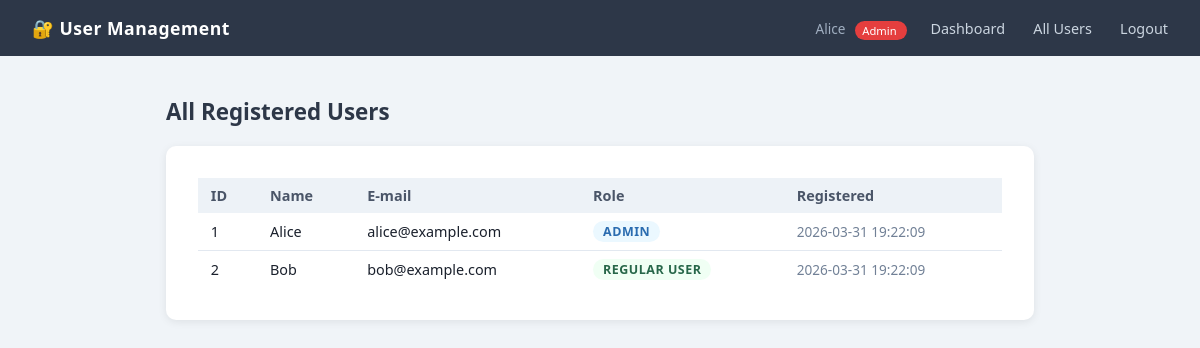
/?action=users (signed in), run on the app's committed database.
### tables this page shows
CREATE TABLE users (
                id       INTEGER PRIMARY KEY AUTOINCREMENT,
                name     TEXT    NOT NULL,
                email    TEXT    NOT NULL UNIQUE,
                password TEXT    NOT NULL,
                role     TEXT    NOT NULL DEFAULT 'Regular User',
                created  TEXT    NOT NULL DEFAULT (datetime('now'))
            );

### autoload.php (called while the page is built, shortened)
<?php
spl_autoload_register(function (string $class): void {
    $file = __DIR__ . '/' . str_replace('\\', DIRECTORY_SEPARATOR, $class) . '.php';
});

### App/Services/DatabaseService.php (called while the page is built, shortened)
<?php
class DatabaseService {
    private static ?\PDO $pdo = null;
    public static function getConnection(): \PDO {
        if (self::$pdo === null) {
            $dbPath = __DIR__ . '/../../database/users.db';
            $dbDir  = dirname($dbPath);
            self::$pdo = new \PDO('sqlite:' . $dbPath);
            self::$pdo->setAttribute(\PDO::ATTR_ERRMODE, \PDO::ERRMODE_EXCEPTION);
            self::$pdo->setAttribute(\PDO::ATTR_DEFAULT_FETCH_MODE, \PDO::FETCH_ASSOC);
        }
        return self::$pdo;
    }
}

### App/Services/AuthService.php (called while the page is built, shortened)
<?php
class AuthService {
    public function isLoggedIn(): bool {
        return !empty($_SESSION['user_id']);
    }
}

### App/Services/UserRepository.php (called while the page is built, shortened)
<?php
class UserRepository {
    private \PDO $pdo;
    public function __construct() {
        $this->pdo = DatabaseService::getConnection();
    }
    public function findAll(): array {
        return $this->pdo->query('SELECT id, name, email, role, created FROM users ORDER BY id')->fetchAll();
    }
}

### index.php (the view, shortened to what this page needs)
<?php
require_once __DIR__ . '/autoload.php';
$auth  = new AuthService();
$repo  = new UserRepository();
$error = '';
$success = '';
$action = $_POST['action'] ?? $_GET['action'] ?? '';
$loggedIn = $auth->isLoggedIn();
$page     = $loggedIn ? ($action ?: 'dashboard') : ($action ?: 'login');
function h(string $s): string { return htmlspecialchars($s, ENT_QUOTES, 'UTF-8'); }
?>
<!DOCTYPE html>
<html lang="en">
<head>
</head>
<body>
<nav>
  <span class="brand">🔐 User Management</span>
  <div>
    <?php if ($loggedIn): ?>
      <span style="color:#a0aec0;font-size:.85rem">
        <?= h($_SESSION['user_name']) ?>
        <span class="badge <?= $_SESSION['user_role'] === 'Admin' ? '' : 'green' ?>">
          <?= h($_SESSION['user_role']) ?>
        </span>
      </span>
      <a href="?action=dashboard">Dashboard</a>
      <?php if ($_SESSION['user_role'] === 'Admin'): ?>
        <a href="?action=users">All Users</a>
      <?php endif; ?>
      <a href="?action=logout">Logout</a>
    <?php else: ?>
      <a href="?action=login">Login</a>
      <a href="?action=register">Register</a>
    <?php endif; ?>
  </div>
</nav>
<main>
<?php
if ($page === 'login'): ?>
  <div class="card" style="max-width:420px;margin:0 auto">
    <h2>Sign In</h2>
    <?php if ($error): ?><div class="alert alert-error"><?= h($error) ?></div><?php endif; ?>
    <?php if ($success): ?><div class="alert alert-success"><?= h($success) ?></div><?php endif; ?>
    <form method="POST" action="?action=login">
      <input type="hidden" name="action" value="login">
      <div class="form-group">
        <label>E-mail</label>
        <input type="email" name="email" required placeholder="you@example.com">
      </div>
      <div class="form-group">
        <label>Password</label>
        <input type="password" name="password" required placeholder="••••••••">
      </div>
      <button class="btn btn-primary" style="width:100%">Sign In</button>
    </form>
    <p style="margin-top:1rem;font-size:.88rem;color:#718096;text-align:center">
      No account? <a href="?action=register" style="color:#4299e1">Register here</a>
    </p>
    <hr style="margin:1.2rem 0;border-color:#e2e8f0">
    <p style="font-size:.82rem;color:#a0aec0">
      <strong>Demo accounts (pre-seeded):</strong><br>
      Admin — alice@example.com / admin123<br>
      User &nbsp;— bob@example.com / user123
    </p>
  </div>
<?php
elseif ($page === 'users'): ?>
  <?php if ($_SESSION['user_role'] !== 'Admin'): ?>
    <div class="alert alert-error">⛔ Access denied. Admins only.</div>
  <?php else: ?>
    <h1 style="font-size:1.4rem;margin-bottom:1.2rem;color:#2d3748">All Registered Users</h1>
    <div class="card">
      <?php $users = $repo->findAll(); ?>
      <?php if (empty($users)): ?>
        <p style="color:#718096">No users found.</p>
      <?php else: ?>
        <table>
          <thead>
            <tr><th>ID</th><th>Name</th><th>E-mail</th><th>Role</th><th>Registered</th></tr>
          </thead>
          <tbody>
            <?php foreach ($users as $u): ?>
            <tr>
              <td><?= (int)$u['id'] ?></td>
              <td><?= h($u['name']) ?></td>
              <td><?= h($u['email']) ?></td>
              <td>
                <span class="role-badge <?= $u['role'] === 'Admin' ? 'role-admin' : 'role-user' ?>">
                  <?= h($u['role']) ?>
                </span>
              </td>
              <td style="color:#718096;font-size:.85rem"><?= h($u['created']) ?></td>
            </tr>
            <?php endforeach; ?>
          </tbody>
        </table>
      <?php endif; ?>
    </div>
  <?php endif; ?>
<?php endif; ?>
</main>
</body>
</html>

### index.php (style rules this page uses)
*, *::before, *::after { box-sizing: border-box; margin: 0; padding: 0; }
body { font-family: 'Segoe UI', system-ui, sans-serif; background: #f0f4f8; color: #1a202c; min-height: 100vh; }
nav { background: #2d3748; color: #fff; display: flex; align-items: center; justify-content: space-between; padding: 0 2rem; height: 56px; }
nav .brand { font-weight: 700; font-size: 1.1rem; letter-spacing: .5px; }
nav a { color: #cbd5e0; text-decoration: none; margin-left: 1.5rem; font-size: .9rem; transition: color .2s; }
nav .badge { background: #e53e3e; color: #fff; font-size: .7rem; padding: 2px 7px; border-radius: 999px; margin-left: .4rem; vertical-align: middle; }
main { max-width: 900px; margin: 2.5rem auto; padding: 0 1rem; }
.card { background: #fff; border-radius: 10px; box-shadow: 0 2px 8px rgba(0,0,0,.08); padding: 2rem; margin-bottom: 1.5rem; }
.role-badge { display: inline-block; padding: 2px 10px; border-radius: 999px; font-size: .78rem; font-weight: 700; text-transform: uppercase; letter-spacing: .5px; }
.role-admin { background: #ebf8ff; color: #2b6cb0; }
.role-user { background: #f0fff4; color: #276749; }
table { width: 100%; border-collapse: collapse; font-size: .9rem; }
th { background: #edf2f7; text-align: left; padding: .5rem .8rem; font-weight: 700; color: #4a5568; }
td { padding: .5rem .8rem; border-bottom: 1px solid #e2e8f0; }
tr:last-child td { border: none; }

### data on the page
users: id "1", name "Alice", email "alice@example.com", role "ADMIN", created "2026-03-31 19:22:09"
users: id "2", name "Bob", email "bob@example.com", role "REGULAR USER", created "2026-03-31 19:22:09"

### other printed values
$_SESSION['user_name'] "Alice"
$_SESSION['user_role'] "Admin"
